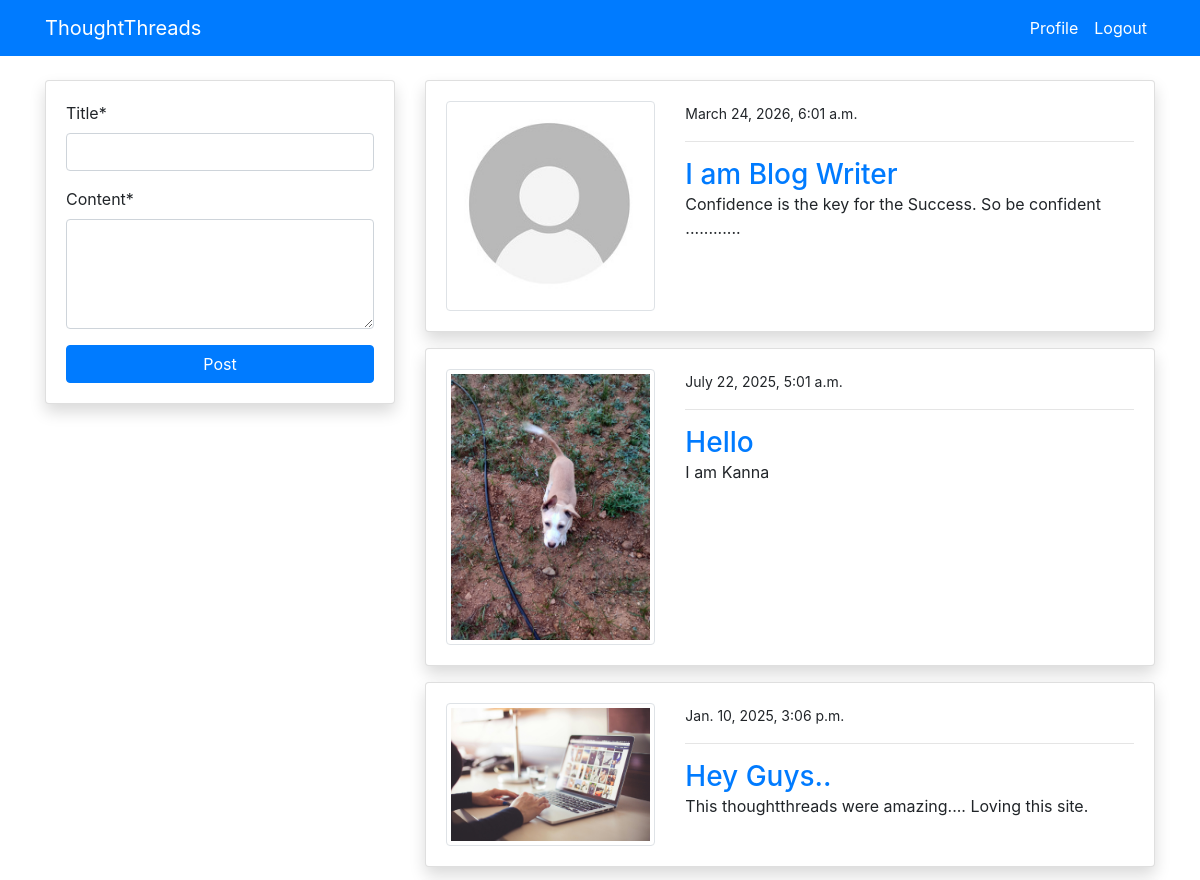
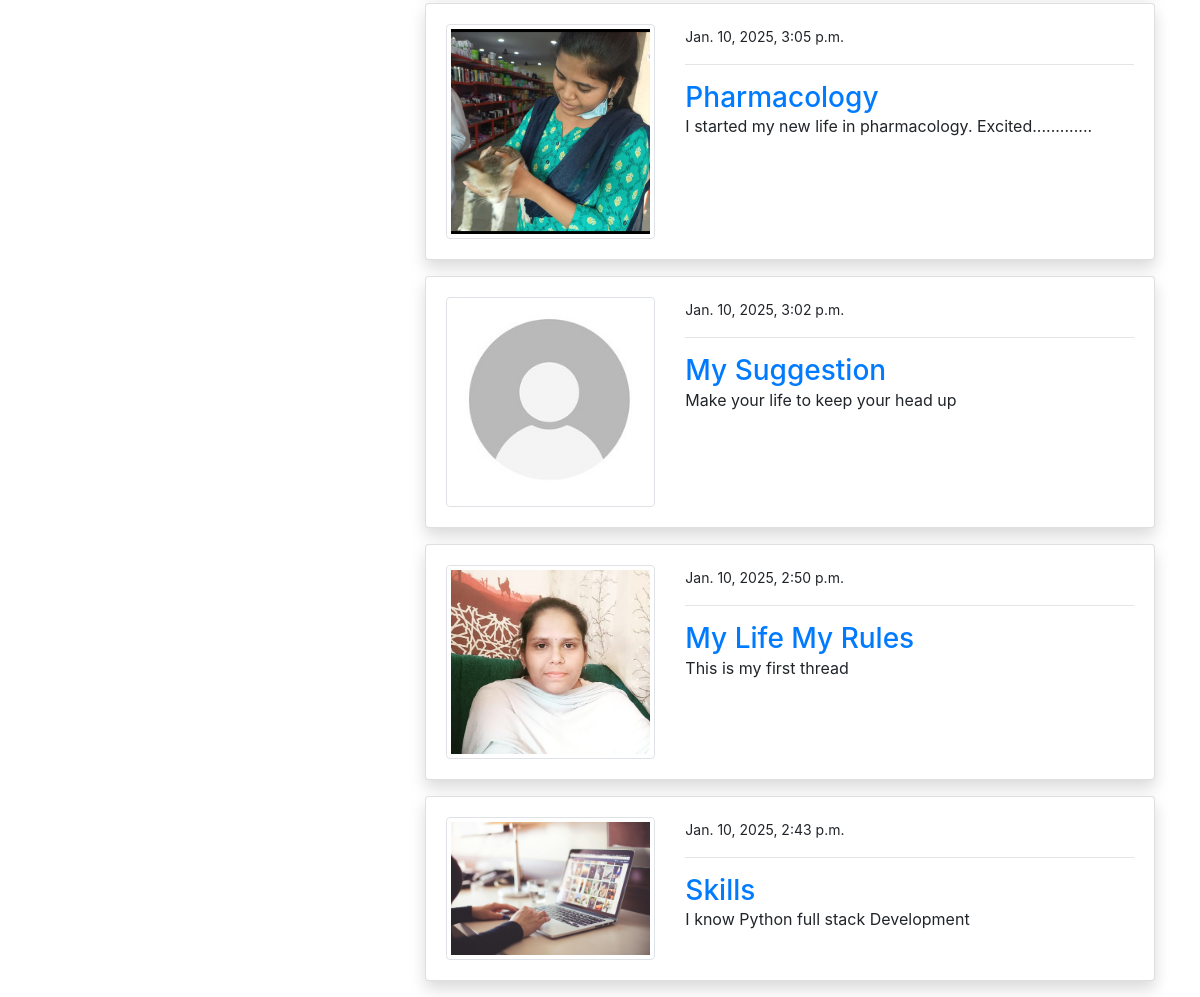
The app's page / (signed in) with its own data (2 pictures, top to bottom).
### blog/models.py (models this page shows, shortened)
class PostModel(models.Model):
    title=models.CharField(max_length=100)
    content=models.TextField()
    author=models.ForeignKey(User, on_delete=models.CASCADE,null=True, blank=True)
    date_created=models.DateTimeField(auto_now_add=True,null=True, blank=True)
    class Meta:
        ordering=('-date_created',)

### users/models.py (models this page shows, shortened)
class ProfileModel(models.Model):
    user=models.OneToOneField(User,on_delete=models.CASCADE)
    image=models.ImageField(default='default.jpg',upload_to='profile',validators=[FileExtensionValidator(['png','jpg'])])

### blog/views.py (the view)
# urls.py: path('',views.index,name='blog-index'),
@login_required
def index(request):
    posts=PostModel.objects.all()
    if request.method=='POST':
       form=PostModelForm(request.POST)
       if form.is_valid():
           instance=form.save(commit=False)
           instance.author=request.user
           instance.save()
           return redirect('blog-index')
    else:
        form=PostModelForm()
    context={
        'posts':posts,
        'form':form,
    }
    return render(request,'blog/index.html',context)

### blog/forms.py
class PostModelForm(forms.ModelForm):
    content=forms.CharField(widget=forms.Textarea(attrs={'rows': 4}))
    class Meta:
        model=PostModel
        fields=('title','content')

### templates/blog/index.html (shortened to what this page needs)
{% extends 'partials/base.html' %}
{% load crispy_forms_tags %}
{% block content %}
<div class="container">
    <div class="row mt-5 pt-3">
        <div class="col-md-4">
            <div class="card my-3 shadow">
                <div class="card-body">
                    <form method="POST">
                        {{ form | crispy }}
                        <input class="btn btn-primary btn-block" type="submit" value="Post">
                    </form>
                </div>
            </div>
        </div>
        <div class="col-md-8">
            {% for post in posts %}
            <div class="card shadow my-3">
                <div class="card-body">
                    <div class="row">
                        <div class="col-md-4">
                            <img class="img-thumbnail" src="{{post.author.profilemodel.image.url}}" alt="img">
                        </div>
                        <div class="col-md-8">
                            <small>{{post.date_created}}</small>
                            <hr>
                            <a class="h3" href="{% url 'blog-post-detail' post.id  %}">{{post.title}}</a>
                            <p claa="text-justify my-3">
                             {{post.content}}
                            </p>
                        </div>
                    </div>
                </div>
            </div>
            {% endfor %}
        </div>
    </div>
</div>
{% endblock %}

### templates/partials/base.html (shortened to what this page needs)
{% load static %}
<!doctype html>
<html lang="en">
  <head>
    <link rel="stylesheet" href="https://cdn.jsdelivr.net/npm/bootstrap@4.6.2/dist/css/bootstrap.min.css">
    <link rel="stylesheet" href="{% static '/style.css' %}">
  </head>
  <body>
    {% include 'partials/nav.html' %}
    {% block content %}
    {% endblock %}
  </body>
</html>

### templates/partials/nav.html (shortened to what this page needs)
<nav class="navbar navbar-expand-lg navbar-primary bg-primary fixed-top">
  <div class="container">
    {% if request.user.is_authenticated %}
    <a class="navbar-brand text-white" href="{% url 'blog-index' %}">ThoughtThreads</a>
    <div class="collapse navbar-collapse" id="navbarSupportedContent">
      <ul class="navbar-nav ml-auto">
        <li class="nav-item active">
          <a class="nav-link text-white" href="{% url 'users-profile' %}">Profile <span class="sr-only">(current)</span></a>
        </li>
        <li class="nav-item">
          <a class="nav-link text-white" href="{% url 'users-logout' %}">Logout</a>
        </li>
      </ul>
      {% endif %}
    </div>
  </div>
</nav>

### records on screen
PostModel: author.profilemodel.image (placeholder picture), date_created "March 24, 2026, 6:01 a.m.", title "I am Blog Writer", content "Confidence is the key for the Success. So be confident ............"
PostModel: author.profilemodel.image (picture), date_created "July 22, 2025, 5:01 a.m.", title "Hello", content "I am Kanna"
PostModel: author.profilemodel.image (picture), date_created "Jan. 10, 2025, 3:06 p.m.", title "Hey Guys..", content "This thoughtthreads were amazing.... Loving this site."
PostModel: author.profilemodel.image (picture), date_created "Jan. 10, 2025, 3:05 p.m.", title "Pharmacology", content "I started my new life in pharmacology. Excited............."
PostModel: author.profilemodel.image (placeholder picture), date_created "Jan. 10, 2025, 3:02 p.m.", title "My Suggestion", content "Make your life to keep your head up"
PostModel: author.profilemodel.image (picture), date_created "Jan. 10, 2025, 2:50 p.m.", title "My Life My Rules", content "This is my first thread"
PostModel: author.profilemodel.image (picture), date_created "Jan. 10, 2025, 2:43 p.m.", title "Skills", content "I know Python full stack Development"
